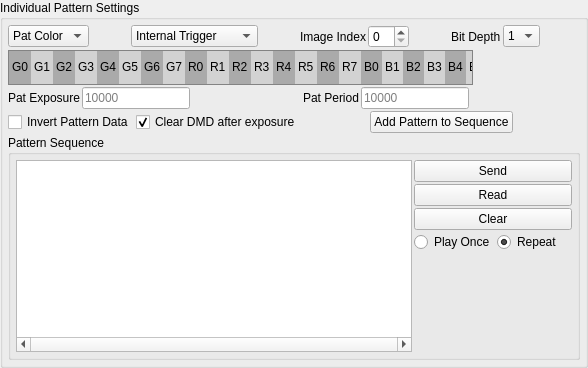
                     <widget class="QGroupBox" name="groupBox_VarExpPatSeqSel">
                      <property name="sizePolicy">
                       <sizepolicy hsizetype="Minimum" vsizetype="Minimum">
                        <horstretch>0</horstretch>
                        <verstretch>0</verstretch>
                       </sizepolicy>
                      </property>
                      <property name="title">
                       <string>Individual Pattern Settings</string>
                      </property>
                      <layout class="QVBoxLayout" name="verticalLayout_51">
                       <property name="spacing">
                        <number>2</number>
                       </property>
                       <property name="leftMargin">
                        <number>5</number>
                       </property>
                       <property name="topMargin">
                        <number>5</number>
                       </property>
                       <property name="rightMargin">
                        <number>5</number>
                       </property>
                       <property name="bottomMargin">
                        <number>5</number>
                       </property>
                       <item>
                        <layout class="QHBoxLayout" name="horizontalLayout_49">
                         <property name="spacing">
                          <number>2</number>
                         </property>
                         <item>
                          <widget class="QComboBox" name="comboBox_VarExpPatSeqSelPatColor">
                           <property name="currentText">
                            <string>Pat Color</string>
                           </property>
                           <item>
                            <property name="text">
                             <string>Pat Color</string>
                            </property>
                           </item>
                           <item>
                            <property name="text">
                             <string>Red</string>
                            </property>
                           </item>
                           <item>
                            <property name="text">
                             <string>Green</string>
                            </property>
                           </item>
                           <item>
                            <property name="text">
                             <string>Yellow</string>
                            </property>
                           </item>
                           <item>
                            <property name="text">
                             <string>Blue</string>
                            </property>
                           </item>
                           <item>
                            <property name="text">
                             <string>Magenta</string>
                            </property>
                           </item>
                           <item>
                            <property name="text">
                             <string>Cyan</string>
                            </property>
                           </item>
                           <item>
                            <property name="text">
                             <string>White</string>
                            </property>
                           </item>
                          </widget>
                         </item>
                         <item>
                          <spacer name="horizontalSpacer_21">
                           <property name="orientation">
                            <enum>Qt::Horizontal</enum>
                           </property>
                           <property name="sizeHint" stdset="0">
                            <size>
                             <width>40</width>
                             <height>20</height>
                            </size>
                           </property>
                          </spacer>
                         </item>
                         <item>
                          <widget class="QComboBox" name="comboBox_VarExpPatSeqSelTrigType">
                           <property name="currentIndex">
                            <number>0</number>
                           </property>
                           <property name="maxVisibleItems">
                            <number>15</number>
                           </property>
                           <item>
                            <property name="text">
                             <string>Internal Trigger</string>
                            </property>
                           </item>
                           <item>
                            <property name="text">
                             <string>External Positive</string>
                            </property>
                           </item>
                           <item>
                            <property name="text">
                             <string>External Negative</string>
                            </property>
                           </item>
                           <item>
                            <property name="text">
                             <string>No Trigger</string>
                            </property>
                           </item>
                          </widget>
                         </item>
                         <item>
                          <spacer name="horizontalSpacer_22">
                           <property name="orientation">
                            <enum>Qt::Horizontal</enum>
                           </property>
                           <property name="sizeHint" stdset="0">
                            <size>
                             <width>40</width>
                             <height>20</height>
                            </size>
                           </property>
                          </spacer>
                         </item>
                         <item>
                          <widget class="QLabel" name="label_VarExpPatSeqFrmOrImgIndex">
                           <property name="text">
                            <string>Image Index</string>
                           </property>
                          </widget>
                         </item>
                         <item>
                          <widget class="QSpinBox" name="spinBox_VarExpPatSeqFrameImgIndex">
                           <property name="maximum">
                            <number>63</number>
                           </property>
                          </widget>
                         </item>
                         <item>
                          <spacer name="horizontalSpacer_20">
                           <property name="orientation">
                            <enum>Qt::Horizontal</enum>
                           </property>
                           <property name="sizeHint" stdset="0">
                            <size>
                             <width>40</width>
                             <height>20</height>
                            </size>
                           </property>
                          </spacer>
                         </item>
                         <item>
                          <widget class="QLabel" name="label_VarExpPatSeqPatBitDepthSel">
                           <property name="text">
                            <string>Bit Depth</string>
                           </property>
                          </widget>
                         </item>
                         <item>
                          <widget class="QComboBox" name="comboBox_VarExpPatSeqPatBitDepthSel">
                           <item>
                            <property name="text">
                             <string>1</string>
                            </property>
                           </item>
                           <item>
                            <property name="text">
                             <string>2</string>
                            </property>
                           </item>
                           <item>
                            <property name="text">
                             <string>3</string>
                            </property>
                           </item>
                           <item>
                            <property name="text">
                             <string>4</string>
                            </property>
                           </item>
                           <item>
                            <property name="text">
                             <string>5</string>
                            </property>
                           </item>
                           <item>
                            <property name="text">
                             <string>6</string>
                            </property>
                           </item>
                           <item>
                            <property name="text">
                             <string>7</string>
                            </property>
                           </item>
                           <item>
                            <property name="text">
                             <string>8</string>
                            </property>
                           </item>
                          </widget>
                         </item>
                         <item>
                          <spacer name="horizontalSpacer_29">
                           <property name="orientation">
                            <enum>Qt::Horizontal</enum>
                           </property>
                           <property name="sizeHint" stdset="0">
                            <size>
                             <width>40</width>
                             <height>20</height>
                            </size>
                           </property>
                          </spacer>
                         </item>
                        </layout>
                       </item>
                       <item>
                        <layout class="QHBoxLayout" name="horizontalLayout_33">
                         <item>
                          <widget class="QListWidget" name="listWidget_VarExpPatSeqBitPlanes">
                           <property name="sizePolicy">
                            <sizepolicy hsizetype="MinimumExpanding" vsizetype="Fixed">
                             <horstretch>0</horstretch>
                             <verstretch>0</verstretch>
                            </sizepolicy>
                           </property>
                           <property name="minimumSize">
                            <size>
                             <width>465</width>
                             <height>0</height>
                            </size>
                           </property>
                           <property name="maximumSize">
                            <size>
                             <width>1655555</width>
                             <height>35</height>
                            </size>
                           </property>
                           <property name="toolTip">
                            <string>&lt;html&gt;&lt;head/&gt;&lt;body&gt;&lt;p&gt;Click on the desired group to add to sequence&lt;/p&gt;&lt;/body&gt;&lt;/html&gt;</string>
                           </property>
                           <property name="styleSheet">
                            <string notr="true">background-color: rgb(170, 170, 170);
alternate-background-color: rgb(210, 210, 210);</string>
                           </property>
                           <property name="verticalScrollBarPolicy">
                            <enum>Qt::ScrollBarAlwaysOff</enum>
                           </property>
                           <property name="horizontalScrollBarPolicy">
                            <enum>Qt::ScrollBarAlwaysOff</enum>
                           </property>
                           <property name="alternatingRowColors">
                            <bool>true</bool>
                           </property>
                           <property name="selectionMode">
                            <enum>QAbstractItemView::MultiSelection</enum>
                           </property>
                           <property name="flow">
                            <enum>QListView::LeftToRight</enum>
                           </property>
                           <property name="viewMode">
                            <enum>QListView::ListMode</enum>
                           </property>
                           <property name="modelColumn">
                            <number>0</number>
                           </property>
                           <item>
                            <property name="text">
                             <string>G0</string>
                            </property>
                           </item>
                           <item>
                            <property name="text">
                             <string>G1</string>
                            </property>
                           </item>
                           <item>
                            <property name="text">
                             <string>G2</string>
                            </property>
                           </item>
                           <item>
                            <property name="text">
                             <string>G3</string>
                            </property>
                           </item>
                           <item>
                            <property name="text">
                             <string>G4</string>
                            </property>
                           </item>
                           <item>
                            <property name="text">
                             <string>G5</string>
                            </property>
                           </item>
                           <item>
                            <property name="text">
                             <string>G6</string>
                            </property>
                           </item>
                           <item>
                            <property name="text">
                             <string>G7</string>
                            </property>
                           </item>
                           <item>
                            <property name="text">
                             <string>R0</string>
                            </property>
                           </item>
                           <item>
                            <property name="text">
                             <string>R1</string>
                            </property>
                           </item>
                           <item>
                            <property name="text">
                             <string>R2</string>
                            </property>
                           </item>
                           <item>
                            <property name="text">
                             <string>R3</string>
                            </property>
                           </item>
                           <item>
                            <property name="text">
                             <string>R4</string>
                            </property>
                           </item>
                           <item>
                            <property name="text">
                             <string>R5</string>
                            </property>
                           </item>
                           <item>
                            <property name="text">
                             <string>R6</string>
                            </property>
                           </item>
                           <item>
                            <property name="text">
                             <string>R7</string>
                            </property>
                           </item>
                           <item>
                            <property name="text">
                             <string>B0</string>
                            </property>
                           </item>
                           <item>
                            <property name="text">
                             <string>B1</string>
                            </property>
                           </item>
                           <item>
                            <property name="text">
                             <string>B2</string>
                            </property>
                           </item>
                           <item>
                            <property name="text">
                             <string>B3</string>
                            </property>
                           </item>
                           <item>
                            <property name="text">
                             <string>B4</string>
                            </property>
                           </item>
                           <item>
                            <property name="text">
                             <string>B5</string>
                            </property>
                           </item>
                           <item>
                            <property name="text">
                             <string>B6</string>
                            </property>
                           </item>
                           <item>
                            <property name="text">
                             <string>B7</string>
                            </property>
                           </item>
                          </widget>
                         </item>
                         <item>
                          <spacer name="horizontalSpacer_23">
                           <property name="orientation">
                            <enum>Qt::Horizontal</enum>
                           </property>
                           <property name="sizeHint" stdset="0">
                            <size>
                             <width>40</width>
                             <height>20</height>
                            </size>
                           </property>
                          </spacer>
                         </item>
                        </layout>
                       </item>
                       <item>
                        <layout class="QHBoxLayout" name="horizontalLayout_48">
                         <property name="spacing">
                          <number>2</number>
                         </property>
                         <item>
                          <widget class="QLabel" name="label_VarExpPatSeqPatExpTime">
                           <property name="text">
                            <string>Pat Exposure</string>
                           </property>
                          </widget>
                         </item>
                         <item>
                          <widget class="QLineEdit" name="lineEdit_VarExpPatSeqPatExpTime">
                           <property name="sizePolicy">
                            <sizepolicy hsizetype="Minimum" vsizetype="Fixed">
                             <horstretch>0</horstretch>
                             <verstretch>0</verstretch>
                            </sizepolicy>
                           </property>
                           <property name="frame">
                            <bool>true</bool>
                           </property>
                           <property name="placeholderText">
                            <string>10000</string>
                           </property>
                          </widget>
                         </item>
                         <item>
                          <spacer name="horizontalSpacer_30">
                           <property name="orientation">
                            <enum>Qt::Horizontal</enum>
                           </property>
                           <property name="sizeHint" stdset="0">
                            <size>
                             <width>40</width>
                             <height>20</height>
                            </size>
                           </property>
                          </spacer>
                         </item>
                         <item>
                          <widget class="QLabel" name="label_VarExpPatSeqPatPeriod">
                           <property name="text">
                            <string>Pat Period</string>
                           </property>
                          </widget>
                         </item>
                         <item>
                          <widget class="QLineEdit" name="lineEdit_VarExpPatSeqPatPeriod">
                           <property name="sizePolicy">
                            <sizepolicy hsizetype="Minimum" vsizetype="Fixed">
                             <horstretch>0</horstretch>
                             <verstretch>0</verstretch>
                            </sizepolicy>
                           </property>
                           <property name="placeholderText">
                            <string>10000</string>
                           </property>
                          </widget>
                         </item>
                         <item>
                          <spacer name="horizontalSpacer_31">
                           <property name="orientation">
                            <enum>Qt::Horizontal</enum>
                           </property>
                           <property name="sizeHint" stdset="0">
                            <size>
                             <width>40</width>
                             <height>20</height>
                            </size>
                           </property>
                          </spacer>
                         </item>
                        </layout>
                       </item>
                       <item>
                        <layout class="QHBoxLayout" name="horizontalLayout_50">
                         <property name="spacing">
                          <number>2</number>
                         </property>
                         <item>
                          <widget class="QCheckBox" name="checkBox_VarExpPatSeqInvPatData">
                           <property name="text">
                            <string>Invert Pattern Data</string>
                           </property>
                          </widget>
                         </item>
                         <item>
                          <widget class="QCheckBox" name="checkBox_VarExpPatSeqInsBlackPat">
                           <property name="toolTip">
                            <string>&lt;html&gt;&lt;head/&gt;&lt;body&gt;&lt;p&gt;You can change this individually later by right clicking on the pattern in the Sequence box below.&lt;/p&gt;&lt;/body&gt;&lt;/html&gt;</string>
                           </property>
                           <property name="text">
                            <string>Clear DMD after exposure</string>
                           </property>
                           <property name="checked">
                            <bool>true</bool>
                           </property>
                          </widget>
                         </item>
                         <item>
                          <spacer name="horizontalSpacer_5">
                           <property name="orientation">
                            <enum>Qt::Horizontal</enum>
                           </property>
                           <property name="sizeHint" stdset="0">
                            <size>
                             <width>40</width>
                             <height>20</height>
                            </size>
                           </property>
                          </spacer>
                         </item>
                         <item>
                          <widget class="QPushButton" name="pushButton_VarExpPatSeqAddPatToLut">
                           <property name="text">
                            <string>Add Pattern to Sequence</string>
                           </property>
                          </widget>
                         </item>
                         <item>
                          <spacer name="horizontalSpacer_19">
                           <property name="orientation">
                            <enum>Qt::Horizontal</enum>
                           </property>
                           <property name="sizeHint" stdset="0">
                            <size>
                             <width>40</width>
                             <height>20</height>
                            </size>
                           </property>
                          </spacer>
                         </item>
                        </layout>
                       </item>
                       <item>
                        <widget class="QGroupBox" name="seqGroupBox_4">
                         <property name="sizePolicy">
                          <sizepolicy hsizetype="Minimum" vsizetype="Minimum">
                           <horstretch>0</horstretch>
                           <verstretch>0</verstretch>
                          </sizepolicy>
                         </property>
                         <property name="minimumSize">
                          <size>
                           <width>0</width>
                           <height>0</height>
                          </size>
                         </property>
                         <property name="title">
                          <string>Pattern Sequence</string>
                         </property>
                         <layout class="QHBoxLayout" name="horizontalLayout_51" stretch="5,2">
                          <property name="spacing">
                           <number>2</number>
                          </property>
                          <property name="leftMargin">
                           <number>5</number>
                          </property>
                          <property name="topMargin">
                           <number>5</number>
                          </property>
                          <property name="rightMargin">
                           <number>5</number>
                          </property>
                          <property name="bottomMargin">
                           <number>5</number>
                          </property>
                          <item>
                           <widget class="QListWidget" name="listWidget_VarExpPatSeqLUT">
                            <property name="sizePolicy">
                             <sizepolicy hsizetype="Minimum" vsizetype="MinimumExpanding">
                              <horstretch>0</horstretch>
                              <verstretch>0</verstretch>
                             </sizepolicy>
                            </property>
                            <property name="minimumSize">
                             <size>
                              <width>0</width>
                              <height>0</height>
                             </size>
                            </property>
                            <property name="maximumSize">
                             <size>
                              <width>16777215</width>
                              <height>16777215</height>
                             </size>
                            </property>
                            <property name="font">
                             <font>
                              <family>Courier</family>
                              <weight>75</weight>
                              <bold>true</bold>
                             </font>
                            </property>
                            <property name="contextMenuPolicy">
                             <enum>Qt::CustomContextMenu</enum>
                            </property>
                            <property name="horizontalScrollBarPolicy">
                             <enum>Qt::ScrollBarAlwaysOn</enum>
                            </property>
                            <property name="alternatingRowColors">
                             <bool>false</bool>
                            </property>
                            <property name="selectionMode">
                             <enum>QAbstractItemView::SingleSelection</enum>
                            </property>
                            <property name="textElideMode">
                             <enum>Qt::ElideMiddle</enum>
                            </property>
                            <property name="flow">
                             <enum>QListView::LeftToRight</enum>
                            </property>
                            <property name="spacing">
                             <number>1</number>
                            </property>
                            <property name="viewMode">
                             <enum>QListView::ListMode</enum>
                            </property>
                            <property name="uniformItemSizes">
                             <bool>false</bool>
                            </property>
                            <property name="selectionRectVisible">
                             <bool>true</bool>
                            </property>
                           </widget>
                          </item>
                          <item>
                           <layout class="QVBoxLayout" name="verticalLayout_53" stretch="0,0,0,0,0">
                            <property name="spacing">
                             <number>2</number>
                            </property>
                            <item>
                             <widget class="QPushButton" name="pushButton_VarExpPatSeqSendLUT">
                              <property name="text">
                               <string>Send</string>
                              </property>
                             </widget>
                            </item>
                            <item>
                             <widget class="QPushButton" name="pushButton_VarExpPatSeqReadLUTFrmHW">
                              <property name="text">
                               <string>Read</string>
                              </property>
                             </widget>
                            </item>
                            <item>
                             <widget class="QPushButton" name="pushButton_VarExpPatSeqClearLUTFrmGUI">
                              <property name="text">
                               <string>Clear</string>
                              </property>
                             </widget>
                            </item>
                            <item>
                             <layout class="QHBoxLayout" name="horizontalLayout_52">
                              <item>
                               <widget class="QRadioButton" name="radioButton_VarExpPatSeqDispRunOnce">
                                <property name="minimumSize">
                                 <size>
                                  <width>0</width>
                                  <height>17</height>
                                 </size>
                                </property>
                                <property name="text">
                                 <string>Play Once</string>
                                </property>
                                <property name="checked">
                                 <bool>false</bool>
                                </property>
                               </widget>
                              </item>
                              <item>
                               <widget class="QRadioButton" name="radioButton_VarExpPatSeqDispRunContinuous">
                                <property name="minimumSize">
                                 <size>
                                  <width>0</width>
                                  <height>17</height>
                                 </size>
                                </property>
                                <property name="text">
                                 <string>Repeat</string>
                                </property>
                                <property name="checked">
                                 <bool>true</bool>
                                </property>
                               </widget>
                              </item>
                             </layout>
                            </item>
                            <item>
                             <spacer name="verticalSpacer_16">
                              <property name="orientation">
                               <enum>Qt::Vertical</enum>
                              </property>
                              <property name="sizeHint" stdset="0">
                               <size>
                                <width>20</width>
                                <height>40</height>
                               </size>
                              </property>
                             </spacer>
                            </item>
                           </layout>
                          </item>
                         </layout>
                        </widget>
                       </item>
                      </layout>
                     </widget>
